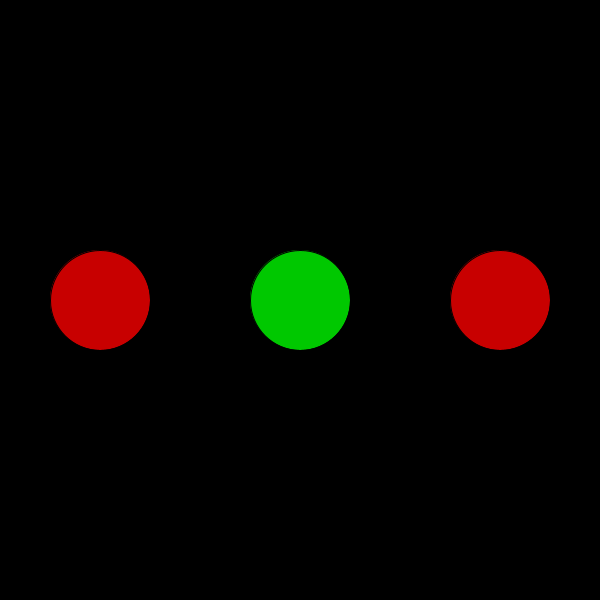
Frame 1 (no input)
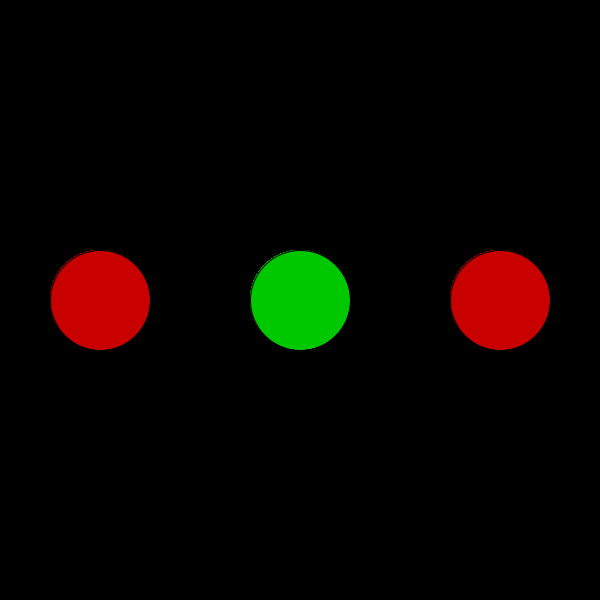
Frame 60 (the mouse pressed at the canvas centre just before this capture)
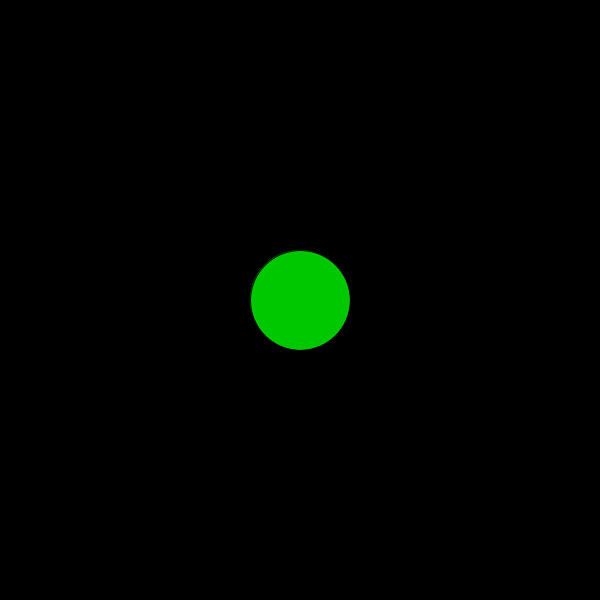
Frame 120 (the mouse held since frame 60 and released just before this capture)

The Processing sketch that drew these frames (run headless with seeded random() and noise(); from frame 60 on, the mouse is pressed at the canvas centre):

// Processing sketch: f17magd150lab04_barajas
// ── f17magd150lab04_barajas.pde
//hold down mouse and move around. 
//If circle is green hold mouse still and press any key(circle will fall to bottom)
//drag the mouse and the circle goes to where mouse is.(mouse must be held down the entire time
void setup() {
  size(600,600);
  background(0);

}
void draw() {
if(frameCount>0&frameCount<60){
  fill(200,0,0);
  ellipse(100,300,100,100);
  fill(0,200,0);
  ellipse(300,300,100,100);
  fill(200,0,0);
  ellipse(500,300,100,100);
}
if(frameCount>62){
  background(0);
}

if(mousePressed&&mouseX>=0&&mouseX<=200){
  mousePressed();
  fill(200,0,0);
  ellipse(mouseX,mouseY,100,100);
}
if(mousePressed&&mouseX>=201&&mouseX<=400){
  fill(0,200,0);
  ellipse(mouseX,mouseY,100,100);
}
  if(keyPressed&&mouseX>=201&&mouseX<=400){
  while(mouseY>=0&&mouseY<=550){
    ellipse(mouseX,mouseY,100,100);
    mouseY++;
  }
}
if(mousePressed&&mouseX>=401&&mouseX<=600){
  fill(200,0,0);
  ellipse(mouseX,mouseY,100,100);
}
   
}

  
